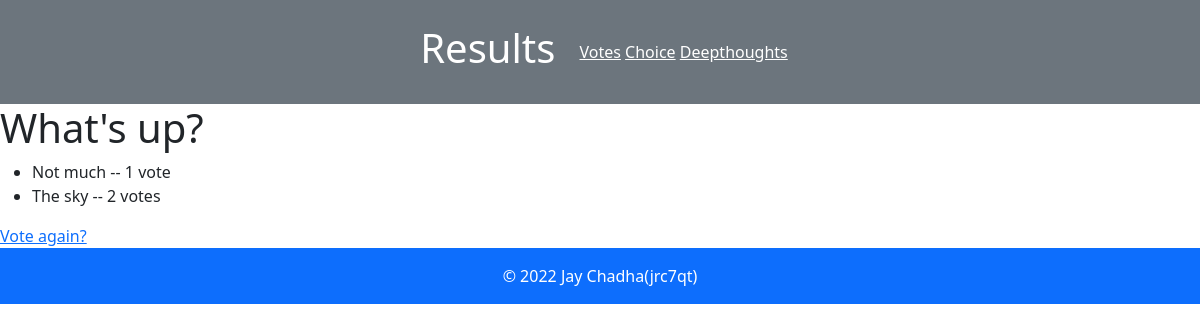
Page /polls/1/results/ on the committed database.
### polls/models.py (models this page shows, shortened)
class Question(models.Model):
    question_text = models.CharField(max_length=200)
    pub_date = models.DateTimeField('date published')

class Choice(models.Model):
    question = models.ForeignKey(Question, on_delete=models.CASCADE)
    choice_text = models.CharField(max_length=200)
    votes = models.IntegerField(default=0)

### polls/views.py (the view)
# urls.py: path('<int:pk>/results/', views.ResultsView.as_view(), name='results'),
class ResultsView(generic.DetailView):
    model = Question
    template_name = 'polls/results.html'

### polls/templates/polls/results.html (shortened to what this page needs)
{% load static %}
{% load bootstrap5 %}
{% bootstrap_css %}
<nav class="navbar navbar-expand-lg bg-secondary text-white d-flex justify-content-center">
    <h1 class="p-3">Results</h1>
    <div class="flex p-2">
        <a class="text-white" href="">Votes</a>
        <a class="text-white" href="">Choice</a>
        <a class="text-white" href="">Deepthoughts</a>
    </div>
</nav>
<h1>{{ question.question_text }}</h1>
<ul>
{% for choice in question.choice_set.all %}
    <li>{{ choice.choice_text }} -- {{ choice.votes }} vote{{ choice.votes|pluralize }}</li>
{% endfor %}
</ul>
<a href="{% url 'polls:detail' question.id %}">Vote again?</a>
<footer class="page-footer bg-primary font-small text-white">
    <div class="footer-copyright text-center py-3">© 2022 Jay Chadha(jrc7qt)
    </div>
  </footer>

### rows in the picture
Question: question_text "What's up?"
Choice: choice_text "Not much", votes "1"
Choice: choice_text "The sky", votes "2"
